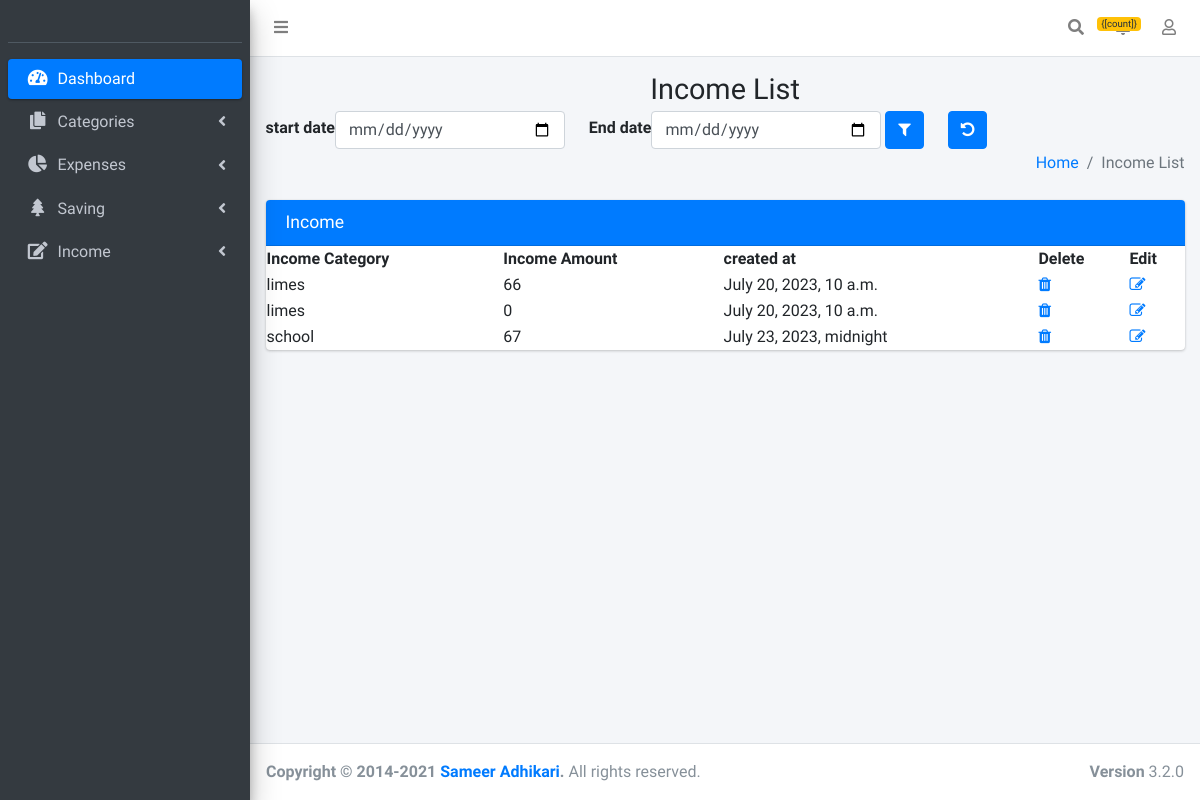
Page /list_income (signed in) on the earlier database version.
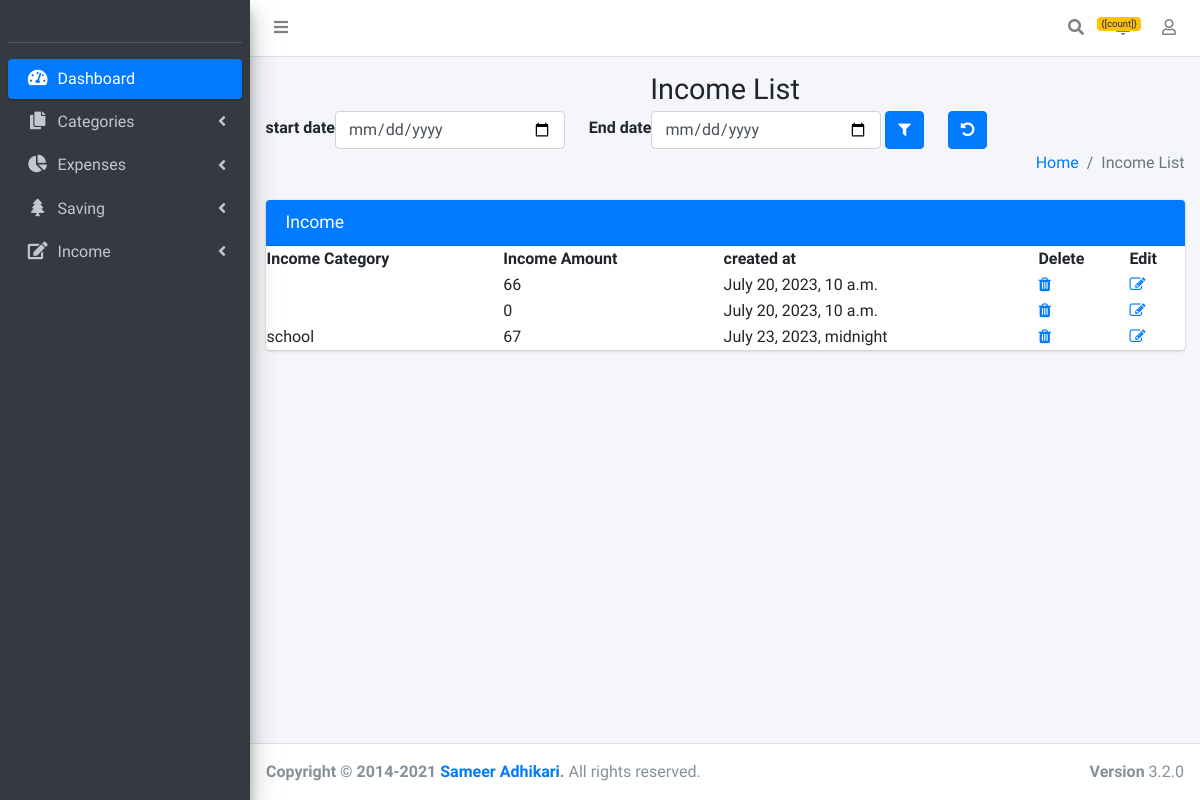
Same page on the later database version.
### expenses/models.py (models this page shows, shortened)
class Income(models.Model):
    income_category=models.ForeignKey(IncomeCategory,on_delete=models.SET_NULL,null=True)
    income_amount=models.IntegerField()
    created_date=models.DateTimeField()
    created_user=models.ForeignKey(CustomUser,on_delete=models.CASCADE,null=True,blank=True)

class IncomeCategory(models.Model):
    income_category=models.CharField(max_length=100)
    is_important=models.BooleanField(default=True)
    created_at=models.DateTimeField()
    created_user=models.ForeignKey(CustomUser,on_delete=models.CASCADE,null=True,blank=True)

### expenses/views.py (the view, shortened to what this page needs)
# urls.py: path('list_income',list_income,name='list_income'),
def list_income(request):
    logged_user=request.user
    data_list=Income.objects.all().filter(created_user__username=logged_user)
    return render(request,'income/list_income.html',{'data':data_list})

### template/income/list_income.html (shortened to what this page needs)
{% extends 'base.html' %}
{% load crispy_forms_tags %}
{% block content %}
  <div class="content-wrapper">
    <section class="content-header">
      <div class="container-fluid">
        <div class="row mb-2">
          <div class="col-sm-12">
            <h1 class="text-center mb-1">Income List</h1>
            <form method="POST" action="{% url 'expenses:list_income' %}" enctype="multipart/form-data">
              <div class="d-flex flex-row ">
              <label style="display: flex;flex-direction: column;margin-top: 5px;">start date</label>
              <input type="date" name="start_date" class="form-control col-3">
              <label style="display: flex;flex-direction: column; margin-top: 5px;" class="ml-4">End date</label>
              <input type="date" name="end_date" class="form-control col-3 ">
              <button type="submit" class="btn btn-primary ml-1"><i class="fa fa-filter"></i></button>
            </form>
            <form method="POST" action="{% url 'expenses:list_income' %}">
              <button type="submit" class="btn btn-primary ml-4"><i class="fa fa-undo"></i></button>
            </form>
            </div>
          </div>
          <div class="col-sm-12">
            <ol class="breadcrumb float-sm-right">
              <li class="breadcrumb-item"><a href="#">Home</a></li>
              <li class="breadcrumb-item active">Income List</li>
            </ol>
          </div>
        </div>
      </div>
    <section class="content">
      <div class="container-fluid">
        <div class="row">
          <div class="col-md-12">
            <div class="card card-primary">
              <div class="card-header">
                <h3 class="card-title">Income
              </div>
<table id="myTable">
	<tr>
		<th>Income Category</th>
	<th>Income Amount</th>
	<th>created at</th>
  <th>Delete</th>
	<th>Edit</th>
	</tr>
	{% for lists in data %}
<tr>
<td>{{lists.income_category.income_category}}</td>
<td>{{lists.income_amount}}</td>
<td>{{lists.created_date}}</td>
<td><a href="{% url 'expenses:delete_income' lists.id %}"><i class="fa fa-trash" aria-hidden="true"></i></a></td>
<td><a href="{% url 'expenses:edit_income' pk=lists.id %}"><i class="fa fa-pencil-square-o" aria-hidden="true"></i></a></td>
</tr>
{% endfor %}
</table>
            </div>
          </div>
        </div>
      </div>
    </section>
  </div>
  {% endblock %}

Differences in the rows shown:
changed Income (number 1 of 3 on the later page): income_category.income_category "limes" → (not shown)
changed Income (number 2 of 3 on the later page): income_category.income_category "limes" → (not shown)
